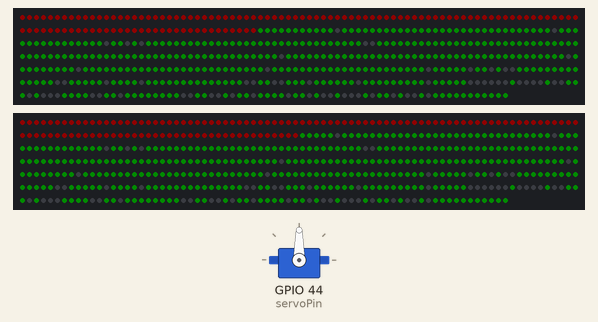
Recording of a sketch running on a simulated ESP32. Shown: servo, 2 × 550 RGB LEDs in strip order, left to right, continuing on the next row. Dim RGB values are drawn brighter than linear; the local clock reads 2024-03-15 10:24:30 at power-on unless the sketch sets it; random numbers use the default seed unless the sketch sets one; what the sketch prints to the serial monitor is not drawn.

Above: at 13.55 s.
At 33.3 s:
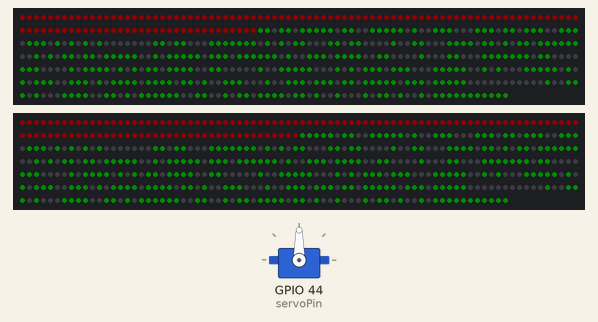
Timing chart, 0 to 34.8 s (numbered marks = the images above):
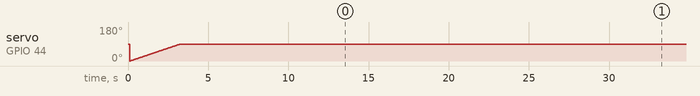

The sketch:

lifeTimeTwo.ino
```cpp
#include <ESP32Servo.h>
#include <FastLED.h>
#include "RTClib.h"

RTC_DS3231 rtc;
int bYear = 1953;
int bMonth = 9;
char daysOfTheWeek[7][12] = {"Sunday", "Monday", "Tuesday", "Wednesday", "Thursday", "Friday", "Saturday"};
Servo myservo;  // create servo object to control a servo
// 16 servo objects can be created on the ESP32

int pos = 0;    // variable to store the servo position
int nRows = 0;
int nMonths = 0;
int servoPin = D7;
#define NUM_LEDS 550
CRGB leds[NUM_LEDS];
CRGB leds2[NUM_LEDS];

#define DATA_PIN2 D8
#define DATA_PIN D9
int colorBrray[550];
CRGB currentColor(250,25,25);
void setup() {
  Serial.begin();
if (! rtc.begin()) {
    Serial.println("Couldn't find RTC");
    Serial.flush();
    while (1) delay(10);
  }
//rtc.adjust(DateTime(F(__DATE__), F(__TIME__)));
  FastLED.addLeds<WS2812,DATA_PIN,GRB>(leds2,NUM_LEDS);
  FastLED.addLeds<WS2812,DATA_PIN2,GRB>(leds,NUM_LEDS);
	FastLED.setBrightness(30);
	// Allow allocation of all timers
	ESP32PWM::allocateTimer(0);
	ESP32PWM::allocateTimer(1);
	ESP32PWM::allocateTimer(2);
	ESP32PWM::allocateTimer(3);
	myservo.setPeriodHertz(50);    // standard 50 hz servo
	myservo.attach(servoPin, 500, 2500); // attaches the servo on pin 18 to the servo object
	// using default min/max of 1000us and 2000us
	// different servos may require different min/max settings
	// for an accurate 0 to 180 sweep
  delay(70);
}
void fadeall() {
   for(int i = 0; i < NUM_LEDS; i++){
    leds[i].nscale8(250);
    leds2[i].nscale8(250);
   }
    }
void timerCalc(){
  DateTime now = rtc.now();
  int monthTotal = 1080 - (((now.year()- bYear) * 12)+(now.month() - bMonth));
  Serial.print("total months =");
Serial.println(monthTotal);
 nRows = float(monthTotal) / 12;
 nMonths = monthTotal % 12;
Serial.print("rows = ");
Serial.println(nRows);
Serial.print("leftovermonths =");
Serial.println(nMonths);
}

void loop() {
 timerCalc();
 FastLED.clear();
 FastLED.show();
	for (pos = 0; pos <= 90; pos = pos + 1) { // goes from 0 degrees to 180 degrees
		// in steps of 1 degree
		myservo.write(pos);    // tell servo to go to position in variable 'pos'
    //Serial.println(pos);
		delay(35);             // waits 15ms for the servo to reach the position
	}
  //myservo.detach();
  /*
  delay(10000);
  static uint8_t hue = 0;
  for(int i = 0; i < NUM_LEDS; i++) {
		// Set the i'th led to red
		leds[i] = CHSV(hue++, 255, 255);
    leds2[i] = CHSV(hue++, 255, 255);
		// Show the leds
		FastLED.show();
		// now that we've shown the leds, reset the i'th led to black
		// leds[i] = CRGB::Black;
		fadeall();
		// Wait a little bit before we loop around and do it again
		delay(10);
	}
	Serial.print("x");

	// Now go in the other direction.
	for(int i = (NUM_LEDS)-1; i >= 0; i--) {
		// Set the i'th led to red
		leds[i] = CHSV(hue++, 255, 255);
    leds2[i] = CHSV(hue++, 255, 255);
		// Show the leds
		FastLED.show();
		// now that we've shown the leds, reset the i'th led to black
		// leds[i] = CRGB::Black;
		fadeall();
		// Wait a little bit before we loop around and do it again
		delay(10);
	}
  /*
  //myservo.attach(servoPin, 1000, 4000);
	for (pos = 90; pos >= 0; pos = pos - 1) { // goes from 180 degrees to 0 degrees
		myservo.write(pos);
    //Serial.println(pos);   // tell servo to go to position in variable 'pos'
		delay(50);             // waits 15ms for the servo to reach the position
	}
  //myservo.detach();

  //myservo.detach();
  */
fill_solid(leds,NUM_LEDS, CRGB::DarkGreen);
fill_solid(leds2,NUM_LEDS, CRGB::DarkGreen);
FastLED.show();
randomArray();
delay(10000);

  //for(int i = 0; i<540; i++)Serial.print(colorBrray[i]);

}
void randomArray(){
  for(int i = 0; i < 541; i++) colorBrray[i]= i;
  for (  int i = 0; i <539; i++)
{
    size_t j = random(0, 539 - i);

    int t = colorBrray[i];
    colorBrray[i] =colorBrray[j];
    colorBrray[j] = t;
}
//Serial.print(colorBrray);
for(int i = 0; i < 540; i++){
leds[colorBrray[i]].fadeToBlackBy(250);
//leds[colorBrray[i]] = CRGB::DarkRed;
leds2[colorBrray[i]].fadeToBlackBy(250);
//nMonths = 3;
if(nMonths > 6 ){
fill_solid(leds, (nRows * 6) + 6, CRGB::DarkRed );
fill_solid(leds2, (nRows * 6)+ (nMonths - 6), CRGB::DarkRed );
} else {fill_solid(leds2, (nRows * 6), CRGB::DarkRed );
fill_solid(leds, (nRows * 6) + nMonths, CRGB::DarkRed );
}

 FastLED.show();
 //fadeall();
 delay(100);

}
delay(5000);
fill_solid(leds,NUM_LEDS, CRGB::Black);
fill_solid(leds2,NUM_LEDS, CRGB::Black);
FastLED.show();
delay(5000);
}
```
